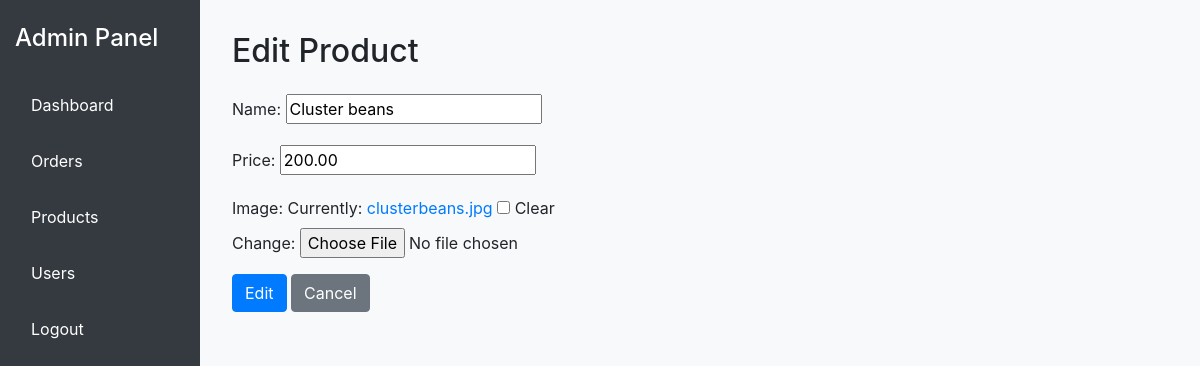
/adminpanel/products/2/edit/ (signed in), run on an earlier commit of the app's database.
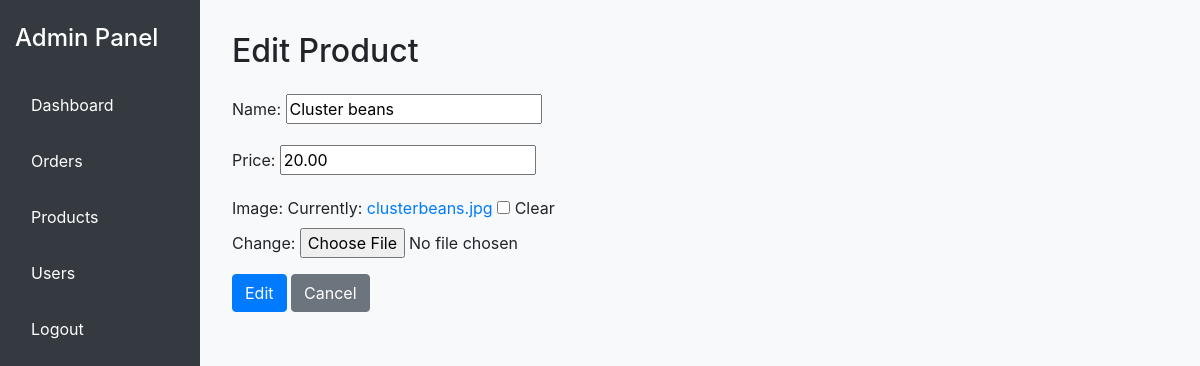
And on a later commit of the database.
### store/models.py (models this page shows, shortened)
class Product(models.Model):
    name= models.CharField(max_length=100, null=True)
    price = models.DecimalField(max_digits=10, decimal_places=2, default=0.00)
    digital=models.BooleanField(default=False, null=True, blank=False)
    image=models.ImageField(null=True,blank=True)

### store/adminpanel_views.py (the view)
# urls.py: path('products/<int:product_id>/edit/', adminpanel_views.product_edit, name='adminpanel_product_edit'),
@staff_member_required
def product_edit(request, product_id):
    product = Product.objects.get(id=product_id)
    if request.method == 'POST':
        form = ProductForm(request.POST, request.FILES, instance=product)
        if form.is_valid():
            form.save()
            return redirect('adminpanel_products')
    else:
        form = ProductForm(instance=product)
    return render(request, 'adminpanel/product_form.html', {'form': form, 'action': 'Edit'})

### store/adminpanel_views.py
class ProductForm(forms.ModelForm):
    class Meta:
        model = Product
        fields = ['name', 'price', 'image']

### store/templates/adminpanel/product_form.html (shortened to what this page needs)
{% extends 'adminpanel/base.html' %}
{% block content %}
<h2>{{ action }} Product</h2>
<form method="post" enctype="multipart/form-data" class="mt-4">
    {{ form.as_p }}
    <button type="submit" class="btn btn-primary">{{ action }}</button>
    <a href="{% url 'adminpanel_products' %}" class="btn btn-secondary">Cancel</a>
</form>
{% endblock %}

What changed in the data, as far as the page shows it:
changed Product "Cluster beans": price "200.00" → "20.00"
